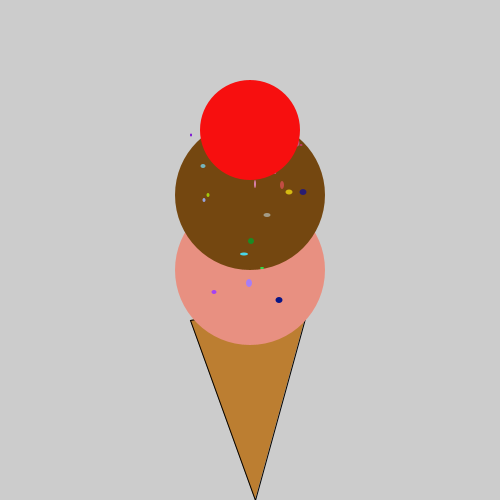
Frame 1 (no input)
Frame 60 (the mouse pressed at the canvas centre just before this capture): identical to frame 1, image omitted
Frame 120 (the mouse held since frame 60 and released just before this capture): identical to frame 1, image omitted

The Processing sketch that drew this single still picture (run headless with seeded random() and noise(); from frame 60 on, the mouse is pressed at the canvas centre):

// Processing sketch: ice_cream_shop
// ── ice_cream_shop.pde
void setup(){
     size(500,500);
     //call the makeIceCreamCone() method below to make an ice cream cone
makeIceCreamCone();
     //use the addScoop method below to add as many scoops of ice cream as you want
addScoop("Strawberry");
addScoop("chocolate");
     //Use the method to add sprinkles to your ice cream
addSprinkle(24);
     //Write code to add a cherry to the top of your ice cream. hint: ellipse
fill(#F70F0F);
ellipse(250,130,100,100);
}
void draw(){
  
 if(mousePressed) {
  println("X = " + mouseX + " Y = " + mouseY); 
  
}
}


/******************************************************************/

//Icecream recipe
int SCOOPSIZE = 150;
int scoops = 0;
int coneY = 320;

//Don't Touch this method; Call it!!
void makeIceCreamCone(){
     //noStroke();
     fill(188,126,49);
     triangle(190,320,310,300,255,500);
}

//Don't touch this method; call it!!!
void addScoop(String flavor){
     noStroke();
     if(flavor.equalsIgnoreCase("chocolate")){
         fill(116,71,16);
     }
     else if(flavor.equalsIgnoreCase("Strawberry")){
         fill( 232 ,144,129);
     }
     else if(flavor.equalsIgnoreCase("Vanilla")){
         fill(245, 243, 227);
     } else{
         println("ERROR: We don't have the flavor "+ flavor); 
         return;
     }
     ellipse(width/2,coneY - 50 - (SCOOPSIZE*scoops)/2,SCOOPSIZE,SCOOPSIZE);
     scoops++;
}

//Don't Touch this method!!
void addSprinkle(int numberOfSprinkles){
    for(int i = 0; i < numberOfSprinkles; i++){
         fill(random(256),random(256),random(256));
         int minX = width/2-SCOOPSIZE/2 + 10;
         int maxX = SCOOPSIZE/3 +width/2 +10;
         int minY = coneY-((SCOOPSIZE)*scoops)/2-40;
         int maxY = coneY;
         int sprinkleAreaX = (int)random(minX, maxX);
         int sprinkleAreaY = (int)random(minY, maxY);
         int sprinkleWidth = (int)random(2,9);
         int sprinkleHeight = (int)random(2,9);
         ellipse(sprinkleAreaX,sprinkleAreaY,sprinkleHeight,sprinkleWidth);
     }
}
